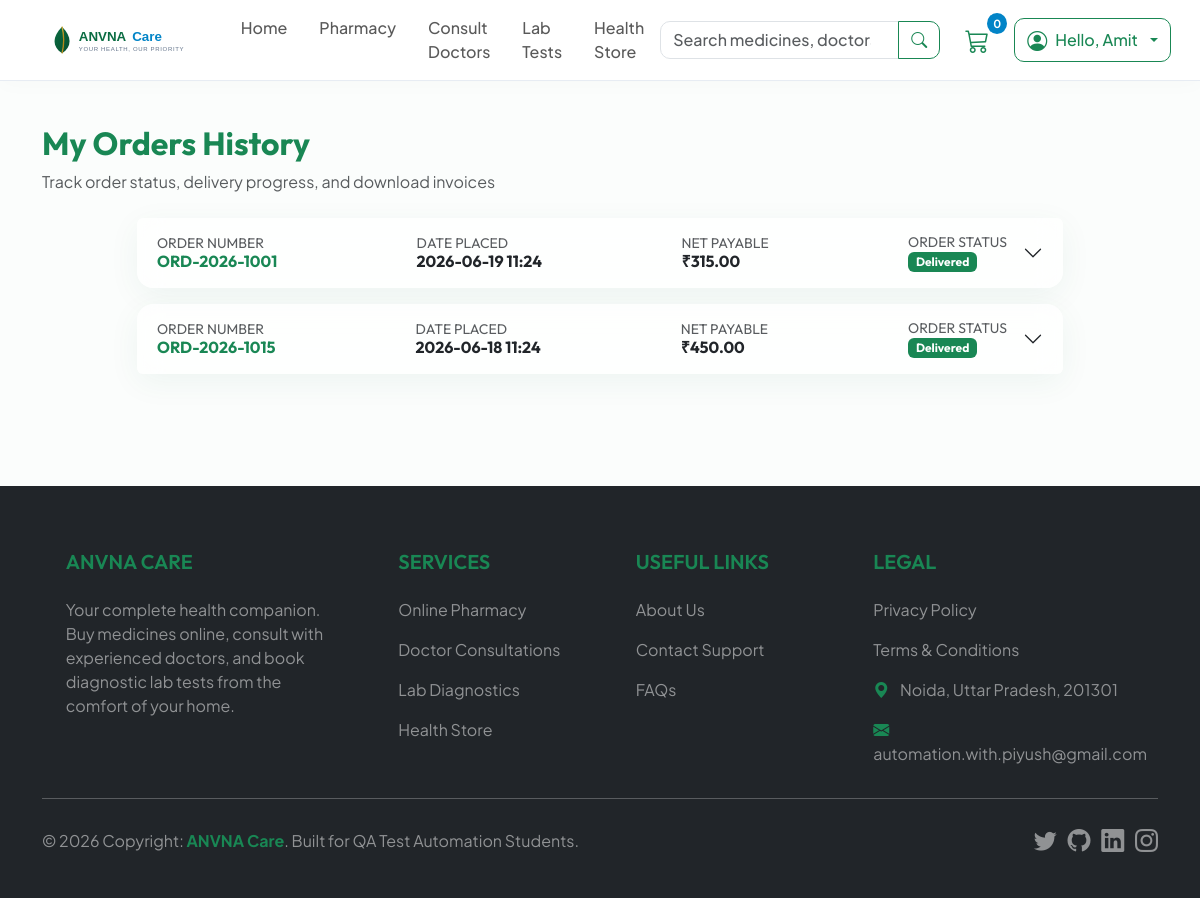
Page /orders.php (signed in) on the committed database.
### tables this page shows
CREATE TABLE orders (
    id INT AUTO_INCREMENT PRIMARY KEY,
    user_id INT NOT NULL,
    order_number VARCHAR(50) NOT NULL UNIQUE,
    total_amount DECIMAL(10,2) NOT NULL,
    discount_amount DECIMAL(10,2) DEFAULT 0.00,
    net_amount DECIMAL(10,2) NOT NULL,
    address_id INT DEFAULT NULL,
    payment_method VARCHAR(50) DEFAULT 'Card',
    payment_status ENUM('Pending', 'Paid', 'Failed') DEFAULT 'Pending',
    order_status ENUM('Placed', 'Processing', 'Shipped', 'Delivered', 'Cancelled') DEFAULT 'Placed',
    created_at TIMESTAMP DEFAULT CURRENT_TIMESTAMP,
    FOREIGN KEY (user_id) REFERENCES users(id) ON DELETE CASCADE,
    FOREIGN KEY (address_id) REFERENCES addresses(id) ON DELETE SET NULL
);

### orders.php (the view, shortened to what this page needs)
<?php
require_once 'includes/header.php';
$userId = $_SESSION['user_id'];
try {
    $stmt = $pdo->prepare("SELECT * FROM orders WHERE user_id = ? ORDER BY created_at DESC");
    $stmt->execute([$userId]);
    $orders = $stmt->fetchAll();
} catch (PDOException $e) {
    die("Database error: " . $e->getMessage());
}
?>
<div class="container my-4">
    <div class="mb-4">
        <h2 class="fw-bold text-success" id="ordersTitle" data-testid="orders-title">My Orders History</h2>
        <p class="text-muted">Track order status, delivery progress, and download invoices</p>
    </div>
    <div class="row">
        <div class="col-lg-10 mx-auto">
            <?php if (empty($orders)): ?>
                <div class="text-center py-5 glass-card border-0" id="emptyOrders" data-testid="empty-orders-box">
                    <i class="bi bi-box-seam text-muted" style="font-size: 3.5rem;"></i>
                    <p class="text-muted mt-2">You have not placed any orders yet.</p>
                    <a href="medicines.php" class="btn btn-primary-custom btn-sm" id="shopMedsBtn" data-testid="shop-meds-btn">Shop Medicines</a>
                </div>
            <?php else: ?>
                <div class="accordion" id="ordersAccordion" data-testid="orders-accordion">
                    <?php foreach ($orders as $index => $order): ?>
                        <?php
                        $collapseId = "collapse-" . $order['id'];
                        $headerId = "header-" . $order['id'];
                        ?>
                        <div class="accordion-item glass-card border-0 mb-3" data-testid="order-accordion-item" id="order-card-<?= $order['id'] ?>">
                            <h2 class="accordion-header" id="<?= $headerId ?>">
                                <button class="accordion-button collapsed bg-transparent py-3" type="button" data-bs-toggle="collapse" data-bs-target="#<?= $collapseId ?>" aria-expanded="false" aria-controls="<?= $collapseId ?>" data-testid="order-accordion-btn-<?= $order['id'] ?>">
                                    <div class="d-flex flex-wrap justify-content-between align-items-center w-100 pe-3 gap-3">
                                        <div>
                                            <span class="text-muted small d-block">ORDER NUMBER</span>
                                            <strong class="text-success" data-testid="order-number"><?= $order['order_number'] ?></strong>
                                        </div>
                                        <div>
                                            <span class="text-muted small d-block">DATE PLACED</span>
                                            <strong class="text-dark"><?= date('Y-m-d H:i', strtotime($order['created_at'])) ?></strong>
                                        </div>
                                        <div>
                                            <span class="text-muted small d-block">NET PAYABLE</span>
                                            <strong class="text-dark">₹<?= number_format($order['net_amount'], 2) ?></strong>
                                        </div>
                                        <div>
                                            <span class="text-muted small d-block">ORDER STATUS</span>
                                            <?php
                                            $badgeClass = 'bg-secondary';
                                            if ($order['order_status'] === 'Delivered') $badgeClass = 'bg-success';
                                            ?>
                                            <span class="badge <?= $badgeClass ?>" data-testid="order-status-badge"><?= $order['order_status'] ?></span>
                                        </div>
                                    </div>
                                </button>
                            </h2>
                        </div>
                    <?php endforeach; ?>
                </div>
            <?php endif; ?>
        </div>
    </div>
</div>
<?php
require_once 'includes/footer.php';
?>

### assets/css/style.css (style rules this page uses)
:root { --primary-color: #0a6c42; --primary-hover: #074e2f; --primary-light: #eef7f2; --accent-color: #0284c7; --accent-hover: #0369a1; --accent-light: #e0f2fe; --neutral-dark: #1e293b; --neutral-light: #f8fafc; --neutral-border: #e2e8f0; --glass-bg: rgba(255, 255, 255, 0.7); --glass-border: rgba(255, 255, 255, 0.4); --glass-shadow: 0 8px 32px 0 rgba(10, 108, 66, 0.06); --card-shadow: 0 10px 30px rgba(0, 0, 0, 0.03); --font-heading: 'Outfit', sans-serif; --font-body: 'Plus Jakarta Sans', sans-serif; --border-radius: 16px; --border-radius-sm: 10px; --border-radius-lg: 24px; }
body { font-family: var(--font-body); color: var(--neutral-dark); background-color: #fbfdfc; overflow-x: hidden; padding-top: 76px; }
h1, h2, h3, h4, h5, h6 { font-family: var(--font-heading); font-weight: 600; color: #0f271a; }
.glass-card { background: var(--glass-bg); backdrop-filter: blur(12px); -webkit-backdrop-filter: blur(12px); border: 1px solid var(--glass-border); box-shadow: var(--glass-shadow); border-radius: var(--border-radius); transition: all 0.3s cubic-bezier(0.4, 0, 0.2, 1); }

### rows in the picture
orders: order_number "ORD-2026-1001", created_at "2026-06-19 11:24", net_amount "315.00", order_status "Delivered"
orders: order_number "ORD-2026-1015", created_at "2026-06-18 11:24", net_amount "450.00", order_status "Delivered"

### other values in the picture
$cartCount "0"
explode(' ', $_SESSION['user_name'])[0] "Amit"
